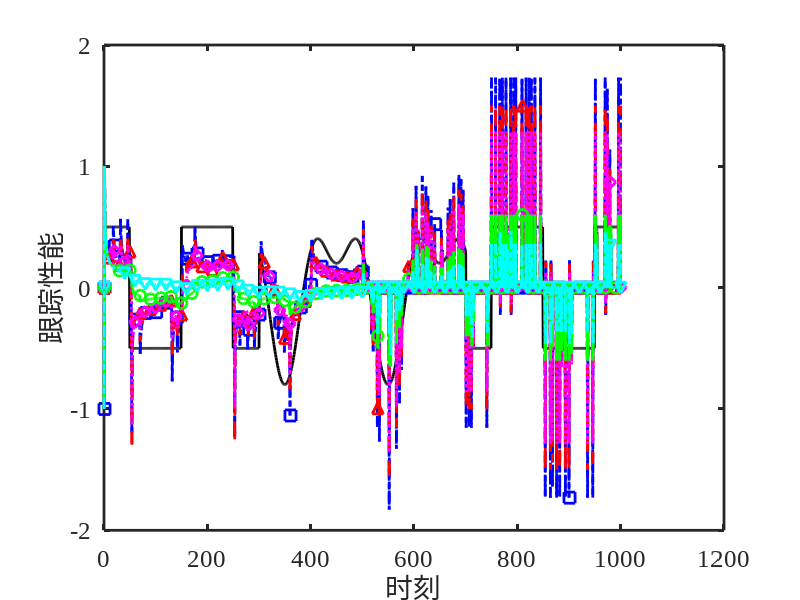

Write the MATLAB code that produced this figure. (Note: this script raises an error after producing the figure.)
clear all;
close all;
N=1000;

nu=1;
eta=1;
mu=1;
rho=0.6;
lambda_list =[0.01, 0.05, 0.1, 0.5, 1];

%期望值
for k=1:N+1
    if k<=300
        yd(k)=0.5*(-1)^round(k/100);
    else
        if k<=700
            yd(k)=0.5*sin(k*pi/100)+0.3*cos(k*pi/50);
        else
            yd(k)=0.5*(-1)^round(k/100);
        end
     end
end
chance_to_be_interrupted=0.2;

% 1 %%%%%%%%%%%%%%%%%%%%%%%%%%%%%%%%%%%%%%%%%%%%%%%%%%%%%%%%%%%%%%%%%%%%%%%%
%控制器参数
lambda=lambda_list(1);

%初值
y1(1)=-1;y1(2)=1;y1(3)=0.5;
u1(1:2)=0;
du1(1:2,1:nu)=0;

I=eye(nu);
%控制器伪偏导数初值
fai1(1:2,1) =2;
fai1(1:2,2:nu)=0;
%程序循环
%for k=nu+1:N
for k=3:N
    a(k)=1+round(k/500);
    fai1(k,1:nu)=fai1(k-1,1:nu)+eta*(y1(k)-y1(k-1)-fai1(k-1,1:nu)*du1(k-1,1:nu)')*du1(k-1,1:nu)/(mu+du1(k-1,1:nu)*du1(k-1,1:nu)');
    if (fai1(k,1)<10^(-5)) || ((du1(k-1,1:nu)*du1(k-1,1:nu)')^0.5<10^(-5))
        fai1(k,1)=0.5;
    end
b(k)=rand();


    if b(k)<chance_to_be_interrupted % random interruption
        if nu==1
            u1(k) = u1(k-1)+rho*fai1(k,1)*(yd(k+1)-y1(k))/(lambda+fai1(k,1).^2);        
        else
            u1(k) = u1(k-1)+rho*fai1(k,1)*(yd(k+1)-y1(k)-fai1(k,2:nu)*du1(k-1,1:nu-1)')/(lambda+fai1(k,1).^2); 
        end
    else
        u1(k) = 0;
    end

    %model
    if k<=500
        y1(k+1)=y1(k)/(1+y1(k).^2)+u1(k)^3;
    else
        y1(k+1)=(y1(k)*y1(k-1)*y1(k-2)*u1(k-1)*(y1(k-2)-1)+a(k)*u1(k))/(1+y1(k-1)^2+y1(k-2)^2);    
    end
    for i=1:nu
        du1(k,i)=u1(k-i+1)-u1(k-i);
    end
    emax1(k+1)=yd(k+1)-y1(k+1);
end
%%%%%%%%%%%%%%%%%%%%%%%%%%%%%%%%%%%%%%%%%%%%%%%%%%%%%%%%%%%%%%%%%%%%%%%%%

% 2 %%%%%%%%%%%%%%%%%%%%%%%%%%%%%%%%%%%%%%%%%%%%%%%%%%%%%%%%%%%%%%%%%%%%%%%%
%控制器参数
lambda=lambda_list(2);

%初值
y2(1)=-1;y2(2)=1;y2(3)=0.5;
u2(1:2)=0;
du2(1:2,1:nu)=0;

I=eye(nu);
%控制器伪偏导数初值
fai2(1:2,1) =2;
fai2(1:2,2:nu)=0;
%程序循环
%for k=nu+1:N
for k=3:N
    a(k)=1+round(k/500);
    fai2(k,1:nu)=fai2(k-1,1:nu)+eta*(y2(k)-y2(k-1)-fai2(k-1,1:nu)*du2(k-1,1:nu)')*du2(k-1,1:nu)/(mu+du2(k-1,1:nu)*du2(k-1,1:nu)');
    if (fai2(k,1)<10^(-5)) || ((du2(k-1,1:nu)*du2(k-1,1:nu)')^0.5<10^(-5))
        fai2(k,1)=0.5;
    end

    if b(k)<chance_to_be_interrupted % random interruption
        if nu==1
            u2(k) = u2(k-1)+rho*fai2(k,1)*(yd(k+1)-y2(k))/(lambda+fai2(k,1).^2);        
        else
            u2(k) = u2(k-1)+rho*fai2(k,1)*(yd(k+1)-y2(k)-fai2(k,2:nu)*du2(k-1,1:nu-1)')/(lambda+fai2(k,1).^2); 
        end
    else
        u2(k) = 0;
    end

    %model
    if k<=500
        y2(k+1)=y2(k)/(1+y2(k).^2)+u2(k)^3;
    else
        y2(k+1)=(y2(k)*y2(k-1)*y2(k-2)*u2(k-1)*(y2(k-2)-1)+a(k)*u2(k))/(1+y2(k-1)^2+y2(k-2)^2);    
    end
    for i=1:nu
        du2(k,i)=u2(k-i+1)-u2(k-i);
    end
    emax2(k+1)=yd(k+1)-y2(k+1);
end
%%%%%%%%%%%%%%%%%%%%%%%%%%%%%%%%%%%%%%%%%%%%%%%%%%%%%%%%%%%%%%%%%%%%%%%%%

% 3 %%%%%%%%%%%%%%%%%%%%%%%%%%%%%%%%%%%%%%%%%%%%%%%%%%%%%%%%%%%%%%%%%%%%%%%%
%控制器参数
lambda=lambda_list(3);

%初值
y3(1)=-1;y3(2)=1;y3(3)=0.5;
u3(1:2)=0;
du3(1:2,1:nu)=0;

I=eye(nu);
%控制器伪偏导数初值
fai3(1:2,1) =2;
fai3(1:2,2:nu)=0;
%程序循环
%for k=nu+1:N
for k=3:N
    a(k)=1+round(k/500);
    fai3(k,1:nu)=fai3(k-1,1:nu)+eta*(y3(k)-y3(k-1)-fai3(k-1,1:nu)*du3(k-1,1:nu)')*du3(k-1,1:nu)/(mu+du3(k-1,1:nu)*du3(k-1,1:nu)');
    if (fai3(k,1)<10^(-5)) || ((du3(k-1,1:nu)*du3(k-1,1:nu)')^0.5<10^(-5))
        fai3(k,1)=0.5;
    end

    if b(k)<chance_to_be_interrupted % random interruption
        if nu==1
            u3(k) = u3(k-1)+rho*fai3(k,1)*(yd(k+1)-y3(k))/(lambda+fai3(k,1).^2);        
        else
            u3(k) = u3(k-1)+rho*fai3(k,1)*(yd(k+1)-y3(k)-fai3(k,2:nu)*du3(k-1,1:nu-1)')/(lambda+fai3(k,1).^2); 
        end
    else
        u3(k) = 0;
    end

    %model
    if k<=500
        y3(k+1)=y3(k)/(1+y3(k).^2)+u3(k)^3;
    else
        y3(k+1)=(y3(k)*y3(k-1)*y3(k-2)*u3(k-1)*(y3(k-2)-1)+a(k)*u3(k))/(1+y3(k-1)^2+y3(k-2)^2);    
    end
    for i=1:nu
        du3(k,i)=u3(k-i+1)-u3(k-i);
    end
    emax3(k+1)=yd(k+1)-y3(k+1);
end
%%%%%%%%%%%%%%%%%%%%%%%%%%%%%%%%%%%%%%%%%%%%%%%%%%%%%%%%%%%%%%%%%%%%%%%%%

% 4 %%%%%%%%%%%%%%%%%%%%%%%%%%%%%%%%%%%%%%%%%%%%%%%%%%%%%%%%%%%%%%%%%%%%%%%%
%控制器参数
lambda=lambda_list(4);

%初值
y4(1)=-1;y4(2)=1;y4(3)=0.5;
u4(1:2)=0;
du4(1:2,1:nu)=0;

I=eye(nu);
%控制器伪偏导数初值
fai4(1:2,1) =2;
fai4(1:2,2:nu)=0;
%程序循环
%for k=nu+1:N
for k=3:N
    a(k)=1+round(k/500);
    fai4(k,1:nu)=fai4(k-1,1:nu)+eta*(y4(k)-y4(k-1)-fai4(k-1,1:nu)*du4(k-1,1:nu)')*du4(k-1,1:nu)/(mu+du4(k-1,1:nu)*du4(k-1,1:nu)');
    if (fai4(k,1)<10^(-5)) || ((du4(k-1,1:nu)*du4(k-1,1:nu)')^0.5<10^(-5))
        fai4(k,1)=0.5;
    end

    if b(k)<chance_to_be_interrupted % random interruption
        if nu==1
            u4(k) = u4(k-1)+rho*fai4(k,1)*(yd(k+1)-y4(k))/(lambda+fai4(k,1).^2);        
        else
            u4(k) = u4(k-1)+rho*fai4(k,1)*(yd(k+1)-y4(k)-fai4(k,2:nu)*du4(k-1,1:nu-1)')/(lambda+fai4(k,1).^2); 
        end
    else
        u4(k) = 0;
    end

    %model
    if k<=500
        y4(k+1)=y4(k)/(1+y4(k).^2)+u4(k)^3;
    else
        y4(k+1)=(y4(k)*y4(k-1)*y4(k-2)*u4(k-1)*(y4(k-2)-1)+a(k)*u4(k))/(1+y4(k-1)^2+y4(k-2)^2);    
    end
    for i=1:nu
        du4(k,i)=u4(k-i+1)-u4(k-i);
    end
    emax4(k+1)=yd(k+1)-y4(k+1);
end
%%%%%%%%%%%%%%%%%%%%%%%%%%%%%%%%%%%%%%%%%%%%%%%%%%%%%%%%%%%%%%%%%%%%%%%%%

% 5 %%%%%%%%%%%%%%%%%%%%%%%%%%%%%%%%%%%%%%%%%%%%%%%%%%%%%%%%%%%%%%%%%%%%%%%%
%控制器参数
lambda=lambda_list(5);

%初值
y5(1)=-1;y5(2)=1;y5(3)=0.5;
u5(1:2)=0;
du5(1:2,1:nu)=0;

I=eye(nu);
%控制器伪偏导数初值
fai5(1:2,1) =2;
fai5(1:2,2:nu)=0;
%程序循环
%for k=nu+1:N
for k=3:N
    a(k)=1+round(k/500);
    fai5(k,1:nu)=fai5(k-1,1:nu)+eta*(y5(k)-y5(k-1)-fai5(k-1,1:nu)*du5(k-1,1:nu)')*du5(k-1,1:nu)/(mu+du5(k-1,1:nu)*du5(k-1,1:nu)');
    if (fai5(k,1)<10^(-5)) || ((du5(k-1,1:nu)*du5(k-1,1:nu)')^0.5<10^(-5))
        fai5(k,1)=0.5;
    end

    if b(k)<chance_to_be_interrupted % random interruption
        if nu==1
            u5(k) = u5(k-1)+rho*fai5(k,1)*(yd(k+1)-y5(k))/(lambda+fai5(k,1).^2);        
        else
            u5(k) = u5(k-1)+rho*fai5(k,1)*(yd(k+1)-y5(k)-fai5(k,2:nu)*du5(k-1,1:nu-1)')/(lambda+fai5(k,1).^2); 
        end
    else
        u5(k) = 0;
    end

    %model
    if k<=500
        y5(k+1)=y5(k)/(1+y5(k).^2)+u5(k)^3;
    else
        y5(k+1)=(y5(k)*y5(k-1)*y5(k-2)*u5(k-1)*(y5(k-2)-1)+a(k)*u5(k))/(1+y5(k-1)^2+y5(k-2)^2);    
    end
    for i=1:nu
        du5(k,i)=u5(k-i+1)-u5(k-i);
    end
    emax5(k+1)=yd(k+1)-y5(k+1);
end
%%%%%%%%%%%%%%%%%%%%%%%%%%%%%%%%%%%%%%%%%%%%%%%%%%%%%%%%%%%%%%%%%%%%%%%%%
clf;
mark=8;
step=20;
figure(1)
plot(0,'-k','MarkerSize',mark,'LineWidth',2);hold on;
plot(0,'-.bs','MarkerSize',mark,'LineWidth',2);hold on;
plot(0,'--r^','MarkerSize',mark,'LineWidth',2);hold on;
plot(0,':md','MarkerSize',mark,'LineWidth',2);hold on;
plot(0,'-go','MarkerSize',mark,'LineWidth',2);hold on;
plot(0,'-.cv','MarkerSize',mark,'LineWidth',2);hold on;
set(gca,'LineWidth',2,'fontsize',28);
plot(yd,'k-','LineWidth',2);hold on;
plot(0:k,y1,'-.b','LineWidth',2);hold on;
plot(1:step:N,y1(1:step:N),'bs','MarkerSize',mark,'LineWidth',2);hold on;
plot(0:k,y2,'--r','LineWidth',2);hold on;
plot(10:step:N,y2(10:step:N),'r^','MarkerSize',mark,'LineWidth',2);hold on;
plot(0:k,y3,':m','LineWidth',2);hold on;
plot(20:step:N,y3(20:step:N),'md','MarkerSize',mark,'LineWidth',2);hold on;
plot(0:k,y4,'-g','LineWidth',2);hold on;
plot(30:step:N,y4(30:step:N),'go','MarkerSize',mark,'LineWidth',2);hold on;
plot(0:k,y5,'-.c','LineWidth',2);hold on;
plot(40:step:N,y5(40:step:N),'cv','MarkerSize',mark,'LineWidth',2);hold on;
set(gca, 'FontName', 'Times New Roman', 'FontSize', 18);
set(gca, 'LineWidth', 2);
xlabel('时刻', 'FontSize', 20, 'FontName', 'default');ylabel('跟踪性能', 'FontSize', 20, 'FontName', 'default');
legend_labels = {'y^{{*}}(k)', '\lambda=0.01时的输出y(k)', '\lambda=0.05时的输出y(k)', '\lambda=0.1时的输出y(k)', '\lambda=0.5时的输出y(k)', '\lambda=1时的输出y(k)'};
legend(legend_labels, 'Interpreter', 'tex', 'FontSize', 16, 'FontName', 'default', 'Location', 'northeast');
xlim([0,1000]);
set(gcf, 'Units', 'normalized', 'OuterPosition', [0 0 1 1]);
exportgraphics(gcf, '3_random_1.png', 'Resolution', 300);

figure(2)
plot(0,'-.bs','MarkerSize',mark,'LineWidth',2);hold on;
plot(0,'--r^','MarkerSize',mark,'LineWidth',2);hold on;
plot(0,':md','MarkerSize',mark,'LineWidth',2);hold on;
plot(0,'-go','MarkerSize',mark,'LineWidth',2);hold on;
plot(0,'-.cv','MarkerSize',mark,'LineWidth',2);hold on;
set(gca,'LineWidth',2,'fontsize',28);
plot(u1,'-.b','LineWidth',2);hold on;
plot(1:step:N,u1(1:step:N),'bs','MarkerSize',mark,'LineWidth',2);hold on;
plot(u2,'--r','LineWidth',2);hold on;
plot(10:step:N,u2(10:step:N),'r^','MarkerSize',mark,'LineWidth',2);hold on;
plot(u3,':m','LineWidth',2);hold on;
plot(20:step:N,u3(20:step:N),'md','MarkerSize',mark,'LineWidth',2);hold on;
plot(u4,'-g','LineWidth',2);hold on;
plot(30:step:N,u4(30:step:N),'go','MarkerSize',mark,'LineWidth',2);hold on;
plot(u5,'-.c','LineWidth',2);hold on;
plot(40:step:N,u5(40:step:N),'cv','MarkerSize',mark,'LineWidth',2);hold on;
set(gca, 'FontName', 'Times New Roman', 'FontSize', 18);
xlabel('时刻', 'FontSize', 20, 'FontName', 'default');ylabel('控制输入', 'FontSize', 20, 'FontName', 'default');
legend_labels = {'\lambda=0.01时的控制输入u(k)', '\lambda=0.05时的控制输入u(k)', '\lambda=0.1时的控制输入u(k)', '\lambda=0.5时的控制输入u(k)', '\lambda=1时的控制输入u(k)'};
legend(legend_labels, 'Interpreter', 'tex', 'FontSize', 16, 'FontName', 'default', 'Location', 'northeast');
set(gcf, 'Units', 'normalized', 'OuterPosition', [0 0 1 1]);
exportgraphics(gcf, '3_random_2.png', 'Resolution', 300);

figure(3)
plot(0,'-.bs','MarkerSize',mark,'LineWidth',2);hold on;
plot(0,'--r^','MarkerSize',mark,'LineWidth',2);hold on;
plot(0,':md','MarkerSize',mark,'LineWidth',2);hold on;
plot(0,'-go','MarkerSize',mark,'LineWidth',2);hold on;
plot(0,'-.cv','MarkerSize',mark,'LineWidth',2);hold on;
set(gca,'LineWidth',2,'fontsize',28);
plot(fai1,'-.b','LineWidth',2);hold on;
plot(1:step:N,fai1(1:step:N),'bs','MarkerSize',mark,'LineWidth',2);hold on;
plot(fai2,'--r','LineWidth',2);hold on;
plot(10:step:N,fai2(10:step:N),'r^','MarkerSize',mark,'LineWidth',2);hold on;
plot(fai3,':m','LineWidth',2);hold on;
plot(20:step:N,fai3(20:step:N),'md','MarkerSize',mark,'LineWidth',2);hold on;
plot(fai4,'-g','LineWidth',2);hold on;
plot(30:step:N,fai4(30:step:N),'go','MarkerSize',mark,'LineWidth',2);hold on;
plot(fai5,'-.c','LineWidth',2);hold on;
plot(40:step:N,fai5(40:step:N),'cv','MarkerSize',mark,'LineWidth',2);hold on;
set(gca, 'FontName', 'Times New Roman', 'FontSize', 18);
xlabel('时刻', 'FontSize', 20, 'FontName', 'default');ylabel('PPD估计值', 'FontSize', 20, 'FontName', 'default');
legend_labels = {'\lambda=0.01时PPD的估计值', '\lambda=0.05时PPD的估计值', '\lambda=0.1时PPD的估计值', '\lambda=0.5时PPD的估计值', '\lambda=1时PPD的估计值'};
legend(legend_labels, 'Interpreter', 'tex', 'FontSize', 16, 'FontName', 'default', 'Location', 'northeast');
set(gcf, 'Units', 'normalized', 'OuterPosition', [0 0 1 1]);
exportgraphics(gcf, '3_random_3.png', 'Resolution', 300);
